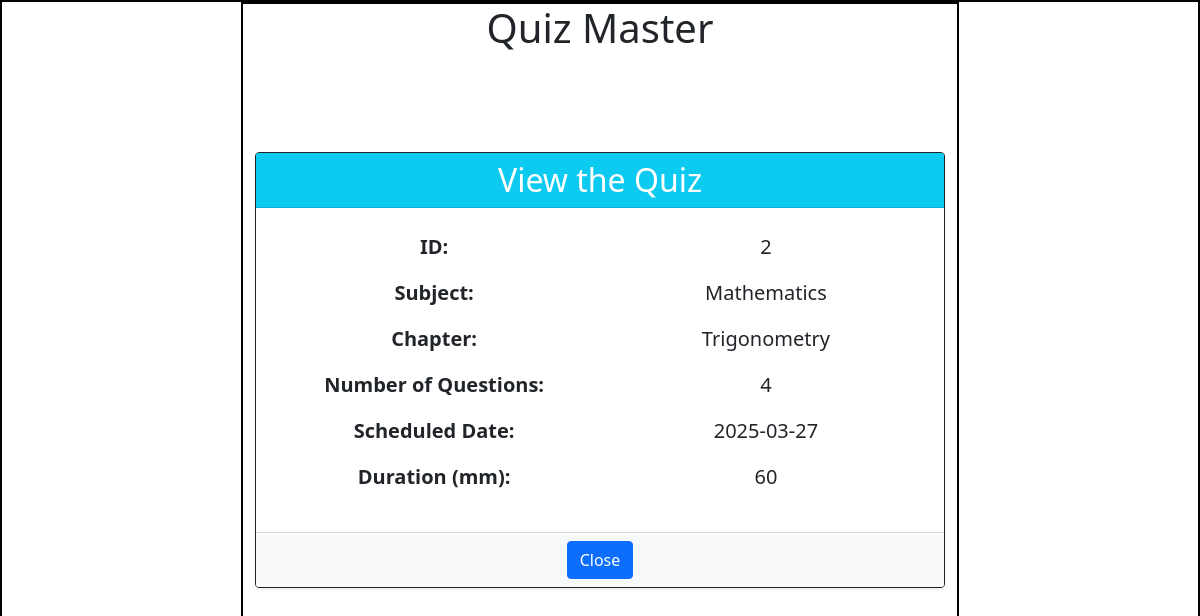
Screenshot of /view_quiz/2 (signed in) with the database file from the repository.
### application/models.py (models this page shows)
class Quiz(db.Model):
    id = db.Column(db.Integer(), primary_key = True)
    name = db.Column(db.String(), unique = True, nullable = False)
    quizdate = db.Column(db.Date(),nullable = False)
    duration = db.Column(db.Integer(), nullable = False)
    chapter_id = db.Column(db.Integer(), db.ForeignKey("chapter.id"), nullable = False)
    questions = db.relationship("Question", backref="quiz", cascade="all, delete")
    scores = db.relationship("Scores", backref = "quiz", cascade = "all, delete")

class Subject(db.Model):
    id = db.Column(db.Integer(), primary_key = True)
    name = db.Column(db.String(), unique = True, nullable = False)
    desc = db.Column(db.String(), nullable = True)
    chapters = db.relationship("Chapter", backref="subject", cascade="all, delete")

class Chapter(db.Model):
    id = db.Column(db.Integer(), primary_key = True)
    name = db.Column(db.String(), unique = True, nullable = False)
    desc = db.Column(db.String(), nullable = True)
    subject_id = db.Column(db.Integer(), db.ForeignKey("subject.id"), nullable=False)
    quizzes = db.relationship("Quiz", backref="chapter", cascade="all, delete")

### application/controllers.py (the view)
@app.route("/view_quiz/<int:quiz_id>")
def view_quiz(quiz_id):
    if "username" not in session:
        return redirect(url_for("login"))
    this_user = User.query.filter_by(username = session["username"]).first()
    if not this_user:
        return redirect(url_for("login"))
    quiz = Quiz.query.get(quiz_id)
    if not quiz:
        return redirect(url_for("user_dashboard"))
    questions = Question.query.filter_by(quiz_id = quiz.id).all()
    return render_template("view_quiz.html", quiz = quiz, questions = questions, full_name = this_user.full_name)

### templates/view_quiz.html (shortened to what this page needs)
<!DOCTYPE html>
<html lang="en">
<head>
    <link rel="stylesheet" href="/static/styles.css">
    <link href="https://cdn.jsdelivr.net/npm/bootstrap@5.0.2/dist/css/bootstrap.min.css" rel="stylesheet"
>
</head>
<body>
    <div id="main">
        <div id="canvas">
            <h1 style="text-align: center;">Quiz Master</h1>
            <div class="container d-flex justify-content-center align-items-center text-center" style="margin-top: 100px;">
                <div class="card border-dark shadow-sm" style="width: 50rem;">
                    <div class="card-header bg-info text-white text-center">
                        <h2 class="mb-0">View the Quiz</h2>
                    </div>
                    <div class="card-body p-4">
                        <div class="row mb-3 justify-content-between">
                            <div class="col fw-bold fs-5">ID:</div>
                            <div class="col fs-5">{{quiz.id}}</div>
                        </div>
                        <div class="row mb-3 justify-content-between">
                            <div class="col fw-bold fs-5">Subject:</div>
                            <div class="col fs-5">{{quiz.chapter.subject.name}}</div>
                        </div>
                        <div class="row mb-3 justify-content-between">
                            <div class="col fw-bold fs-5">Chapter:</div>
                            <div class="col fs-5">{{quiz.chapter.name}}</div>
                        </div>
                        <div class="row mb-3 justify-content-between">
                            <div class="col fw-bold fs-5">Number of Questions:</div>
                            <div class="col fs-5">{{questions | length}}</div>
                        </div>
                        <div class="row mb-3 justify-content-between">
                            <div class="col fw-bold fs-5">Scheduled Date:</div>
                            <div class="col fs-5">{{quiz.quizdate}}</div>
                        </div>
                        <div class="row mb-3 justify-content-between">
                            <div class="col fw-bold fs-5">Duration (mm):</div>
                            <div class="col fs-5">{{quiz.duration}}</div>
                        </div>
                    </div>
                    <div class="card-footer text-center bg-light">
                        <a href="/user_dashboard" class="btn btn-primary">Close</a>
                    </div>
                </div>
            </div>
        </div>
    </div>
</body>
</html>

### static/styles.css (style rules this page uses)
* { margin: 0px; }
#main, #canvas { border: 2px solid black; }
#canvas { width: 60%; margin: auto; min-height: 750px; overflow: auto; }

### rows the page displays
Quiz: id "2", quizdate "2025-03-27", duration "60"
Subject: chapter.subject.name "Mathematics"
Chapter: chapter.name "Trigonometry"

### other values shown
{{ questions | length }} "4"
